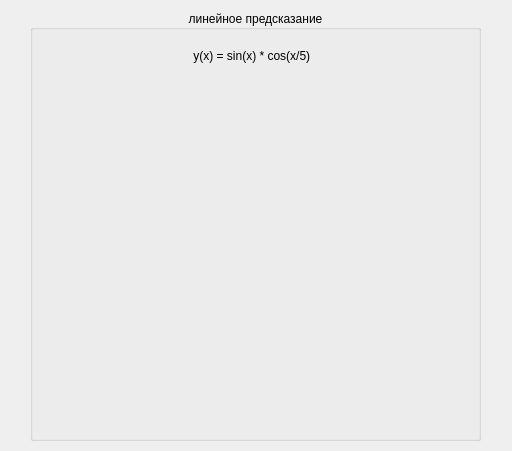
<?xml version="1.0" encoding="UTF-8"?>
<ui version="4.0">
 <class>MainWindow</class>
 <widget class="QMainWindow" name="MainWindow">
  <property name="geometry">
   <rect>
    <x>0</x>
    <y>0</y>
    <width>512</width>
    <height>451</height>
   </rect>
  </property>
  <property name="windowTitle">
   <string>Linear Prediction</string>
  </property>
  <widget class="QWidget" name="centralWidget">
   <widget class="QGroupBox" name="groupBox">
    <property name="geometry">
     <rect>
      <x>30</x>
      <y>10</y>
      <width>451</width>
      <height>431</height>
     </rect>
    </property>
    <property name="title">
     <string>линейное предсказание</string>
    </property>
    <property name="alignment">
     <set>Qt::AlignCenter</set>
    </property>
    <widget class="QWidget" name="gridLayoutWidget">
     <property name="geometry">
      <rect>
       <x>20</x>
       <y>80</y>
       <width>411</width>
       <height>341</height>
      </rect>
     </property>
     <layout class="QGridLayout" name="gridLayout"/>
    </widget>
    <widget class="QLabel" name="label">
     <property name="geometry">
      <rect>
       <x>160</x>
       <y>30</y>
       <width>131</width>
       <height>31</height>
      </rect>
     </property>
     <property name="text">
      <string> y(x) = sin(x) * cos(x/5) </string>
     </property>
    </widget>
   </widget>
  </widget>
 </widget>
 <layoutdefault spacing="6" margin="11"/>
 <resources/>
 <connections/>
</ui>
